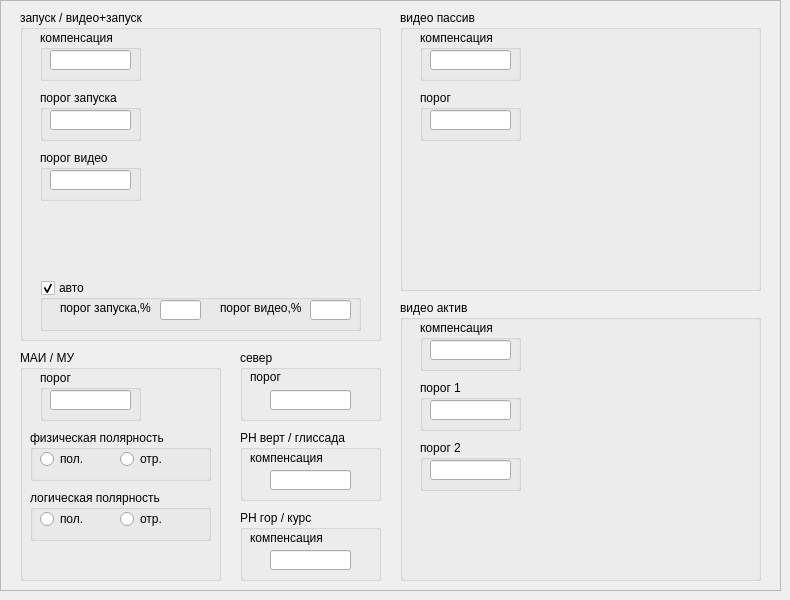
      <widget class="QWidget" name="tab_8">
       <attribute name="title">
        <string>Настройка</string>
       </attribute>
       <widget class="QFrame" name="frNastr">
        <property name="geometry">
         <rect>
          <x>0</x>
          <y>0</y>
          <width>781</width>
          <height>591</height>
         </rect>
        </property>
        <property name="frameShape">
         <enum>QFrame::StyledPanel</enum>
        </property>
        <property name="frameShadow">
         <enum>QFrame::Raised</enum>
        </property>
        <widget class="QGroupBox" name="groupBox_33">
         <property name="geometry">
          <rect>
           <x>20</x>
           <y>10</y>
           <width>361</width>
           <height>331</height>
          </rect>
         </property>
         <property name="title">
          <string>запуск / видео+запуск</string>
         </property>
         <widget class="QGroupBox" name="groupBox_35">
          <property name="geometry">
           <rect>
            <x>20</x>
            <y>20</y>
            <width>101</width>
            <height>51</height>
           </rect>
          </property>
          <property name="title">
           <string>компенсация</string>
          </property>
          <widget class="OLineEdit" name="lineEdit_23">
           <property name="geometry">
            <rect>
             <x>10</x>
             <y>20</y>
             <width>81</width>
             <height>20</height>
            </rect>
           </property>
          </widget>
         </widget>
         <widget class="QGroupBox" name="groupBox_34">
          <property name="geometry">
           <rect>
            <x>20</x>
            <y>80</y>
            <width>101</width>
            <height>51</height>
           </rect>
          </property>
          <property name="title">
           <string>порог запуска</string>
          </property>
          <widget class="QLineEdit" name="lineEdit_11">
           <property name="geometry">
            <rect>
             <x>10</x>
             <y>20</y>
             <width>81</width>
             <height>20</height>
            </rect>
           </property>
          </widget>
         </widget>
         <widget class="QGroupBox" name="groupBox_36">
          <property name="geometry">
           <rect>
            <x>20</x>
            <y>140</y>
            <width>101</width>
            <height>51</height>
           </rect>
          </property>
          <property name="title">
           <string>порог видео</string>
          </property>
          <widget class="QLineEdit" name="lineEdit_27">
           <property name="geometry">
            <rect>
             <x>10</x>
             <y>20</y>
             <width>81</width>
             <height>20</height>
            </rect>
           </property>
          </widget>
         </widget>
         <widget class="LevelDrawPane" name="widget" native="true">
          <property name="geometry">
           <rect>
            <x>140</x>
            <y>20</y>
            <width>201</width>
            <height>251</height>
           </rect>
          </property>
         </widget>
         <widget class="QGroupBox" name="groupBox_57">
          <property name="geometry">
           <rect>
            <x>20</x>
            <y>270</y>
            <width>321</width>
            <height>51</height>
           </rect>
          </property>
          <property name="title">
           <string>авто</string>
          </property>
          <property name="checkable">
           <bool>true</bool>
          </property>
          <widget class="OLineEdit" name="lineEdit_46">
           <property name="geometry">
            <rect>
             <x>120</x>
             <y>20</y>
             <width>41</width>
             <height>20</height>
            </rect>
           </property>
          </widget>
          <widget class="OLineEdit" name="lineEdit_47">
           <property name="geometry">
            <rect>
             <x>270</x>
             <y>20</y>
             <width>41</width>
             <height>20</height>
            </rect>
           </property>
          </widget>
          <widget class="QLabel" name="label_16">
           <property name="geometry">
            <rect>
             <x>20</x>
             <y>20</y>
             <width>91</width>
             <height>16</height>
            </rect>
           </property>
           <property name="text">
            <string>порог запуска,%</string>
           </property>
          </widget>
          <widget class="QLabel" name="label_19">
           <property name="geometry">
            <rect>
             <x>180</x>
             <y>20</y>
             <width>91</width>
             <height>16</height>
            </rect>
           </property>
           <property name="text">
            <string>порог видео,%</string>
           </property>
          </widget>
         </widget>
        </widget>
        <widget class="QGroupBox" name="groupBox_58">
         <property name="geometry">
          <rect>
           <x>240</x>
           <y>430</y>
           <width>141</width>
           <height>71</height>
          </rect>
         </property>
         <property name="title">
          <string>РН верт / глиссада</string>
         </property>
         <widget class="QLabel" name="label_14">
          <property name="geometry">
           <rect>
            <x>10</x>
            <y>20</y>
            <width>111</width>
            <height>16</height>
           </rect>
          </property>
          <property name="text">
           <string>компенсация</string>
          </property>
         </widget>
         <widget class="OLineEdit" name="lineEdit_49">
          <property name="geometry">
           <rect>
            <x>30</x>
            <y>40</y>
            <width>81</width>
            <height>20</height>
           </rect>
          </property>
         </widget>
        </widget>
        <widget class="QGroupBox" name="groupBox_37">
         <property name="geometry">
          <rect>
           <x>400</x>
           <y>10</y>
           <width>361</width>
           <height>281</height>
          </rect>
         </property>
         <property name="title">
          <string>видео пассив</string>
         </property>
         <widget class="QGroupBox" name="groupBox_50">
          <property name="geometry">
           <rect>
            <x>20</x>
            <y>20</y>
            <width>101</width>
            <height>51</height>
           </rect>
          </property>
          <property name="title">
           <string>компенсация</string>
          </property>
          <widget class="OLineEdit" name="lineEdit_28">
           <property name="geometry">
            <rect>
             <x>10</x>
             <y>20</y>
             <width>81</width>
             <height>20</height>
            </rect>
           </property>
          </widget>
         </widget>
         <widget class="QGroupBox" name="groupBox_51">
          <property name="geometry">
           <rect>
            <x>20</x>
            <y>80</y>
            <width>101</width>
            <height>51</height>
           </rect>
          </property>
          <property name="title">
           <string>порог</string>
          </property>
          <widget class="QLineEdit" name="lineEdit_32">
           <property name="geometry">
            <rect>
             <x>10</x>
             <y>20</y>
             <width>81</width>
             <height>20</height>
            </rect>
           </property>
          </widget>
         </widget>
         <widget class="LevelDrawPane" name="widget_2" native="true">
          <property name="geometry">
           <rect>
            <x>140</x>
            <y>10</y>
            <width>211</width>
            <height>261</height>
           </rect>
          </property>
         </widget>
        </widget>
        <widget class="QGroupBox" name="groupBox_38">
         <property name="geometry">
          <rect>
           <x>400</x>
           <y>300</y>
           <width>361</width>
           <height>281</height>
          </rect>
         </property>
         <property name="title">
          <string>видео актив</string>
         </property>
         <widget class="QGroupBox" name="groupBox_52">
          <property name="geometry">
           <rect>
            <x>20</x>
            <y>20</y>
            <width>101</width>
            <height>51</height>
           </rect>
          </property>
          <property name="title">
           <string>компенсация</string>
          </property>
          <widget class="OLineEdit" name="lineEdit_36">
           <property name="geometry">
            <rect>
             <x>10</x>
             <y>20</y>
             <width>81</width>
             <height>20</height>
            </rect>
           </property>
          </widget>
         </widget>
         <widget class="QGroupBox" name="groupBox_53">
          <property name="geometry">
           <rect>
            <x>20</x>
            <y>80</y>
            <width>101</width>
            <height>51</height>
           </rect>
          </property>
          <property name="title">
           <string>порог 1</string>
          </property>
          <widget class="QLineEdit" name="lineEdit_40">
           <property name="geometry">
            <rect>
             <x>10</x>
             <y>20</y>
             <width>81</width>
             <height>20</height>
            </rect>
           </property>
          </widget>
         </widget>
         <widget class="LevelDrawPane" name="widget_3" native="true">
          <property name="geometry">
           <rect>
            <x>130</x>
            <y>10</y>
            <width>221</width>
            <height>261</height>
           </rect>
          </property>
         </widget>
         <widget class="QGroupBox" name="groupBox_83">
          <property name="geometry">
           <rect>
            <x>20</x>
            <y>140</y>
            <width>101</width>
            <height>51</height>
           </rect>
          </property>
          <property name="title">
           <string>порог 2</string>
          </property>
          <widget class="QLineEdit" name="lineEdit_42">
           <property name="geometry">
            <rect>
             <x>10</x>
             <y>20</y>
             <width>81</width>
             <height>20</height>
            </rect>
           </property>
          </widget>
         </widget>
        </widget>
        <widget class="QGroupBox" name="groupBox_54">
         <property name="geometry">
          <rect>
           <x>20</x>
           <y>350</y>
           <width>201</width>
           <height>231</height>
          </rect>
         </property>
         <property name="title">
          <string>МАИ / МУ</string>
         </property>
         <widget class="QGroupBox" name="groupBox_55">
          <property name="geometry">
           <rect>
            <x>20</x>
            <y>20</y>
            <width>101</width>
            <height>51</height>
           </rect>
          </property>
          <property name="title">
           <string>порог</string>
          </property>
          <widget class="QLineEdit" name="lineEdit_45">
           <property name="geometry">
            <rect>
             <x>10</x>
             <y>20</y>
             <width>81</width>
             <height>20</height>
            </rect>
           </property>
          </widget>
         </widget>
         <widget class="QGroupBox" name="groupBox_62">
          <property name="geometry">
           <rect>
            <x>10</x>
            <y>80</y>
            <width>181</width>
            <height>51</height>
           </rect>
          </property>
          <property name="title">
           <string>физическая полярность</string>
          </property>
          <widget class="QRadioButton" name="radioButton_24">
           <property name="geometry">
            <rect>
             <x>10</x>
             <y>20</y>
             <width>61</width>
             <height>18</height>
            </rect>
           </property>
           <property name="text">
            <string>пол.</string>
           </property>
          </widget>
          <widget class="QRadioButton" name="radioButton_25">
           <property name="geometry">
            <rect>
             <x>90</x>
             <y>20</y>
             <width>51</width>
             <height>18</height>
            </rect>
           </property>
           <property name="text">
            <string>отр.</string>
           </property>
          </widget>
         </widget>
         <widget class="QGroupBox" name="groupBox_63">
          <property name="geometry">
           <rect>
            <x>10</x>
            <y>140</y>
            <width>181</width>
            <height>51</height>
           </rect>
          </property>
          <property name="title">
           <string>логическая полярность</string>
          </property>
          <widget class="QRadioButton" name="radioButton_26">
           <property name="geometry">
            <rect>
             <x>10</x>
             <y>20</y>
             <width>61</width>
             <height>18</height>
            </rect>
           </property>
           <property name="text">
            <string>пол.</string>
           </property>
          </widget>
          <widget class="QRadioButton" name="radioButton_27">
           <property name="geometry">
            <rect>
             <x>90</x>
             <y>20</y>
             <width>51</width>
             <height>18</height>
            </rect>
           </property>
           <property name="text">
            <string>отр.</string>
           </property>
          </widget>
         </widget>
        </widget>
        <widget class="QGroupBox" name="groupBox_56">
         <property name="geometry">
          <rect>
           <x>240</x>
           <y>350</y>
           <width>141</width>
           <height>71</height>
          </rect>
         </property>
         <property name="title">
          <string>север</string>
         </property>
         <widget class="QLabel" name="label_13">
          <property name="geometry">
           <rect>
            <x>10</x>
            <y>20</y>
            <width>46</width>
            <height>14</height>
           </rect>
          </property>
          <property name="text">
           <string>порог</string>
          </property>
         </widget>
         <widget class="QLineEdit" name="lineEdit_48">
          <property name="geometry">
           <rect>
            <x>30</x>
            <y>40</y>
            <width>81</width>
            <height>20</height>
           </rect>
          </property>
         </widget>
        </widget>
        <widget class="QGroupBox" name="groupBox_60">
         <property name="geometry">
          <rect>
           <x>240</x>
           <y>510</y>
           <width>141</width>
           <height>71</height>
          </rect>
         </property>
         <property name="title">
          <string>РН гор / курс</string>
         </property>
         <widget class="QLabel" name="label_15">
          <property name="geometry">
           <rect>
            <x>10</x>
            <y>20</y>
            <width>121</width>
            <height>16</height>
           </rect>
          </property>
          <property name="text">
           <string>компенсация</string>
          </property>
         </widget>
         <widget class="OLineEdit" name="lineEdit_50">
          <property name="geometry">
           <rect>
            <x>30</x>
            <y>40</y>
            <width>81</width>
            <height>20</height>
           </rect>
          </property>
         </widget>
        </widget>
       </widget>
      </widget>
